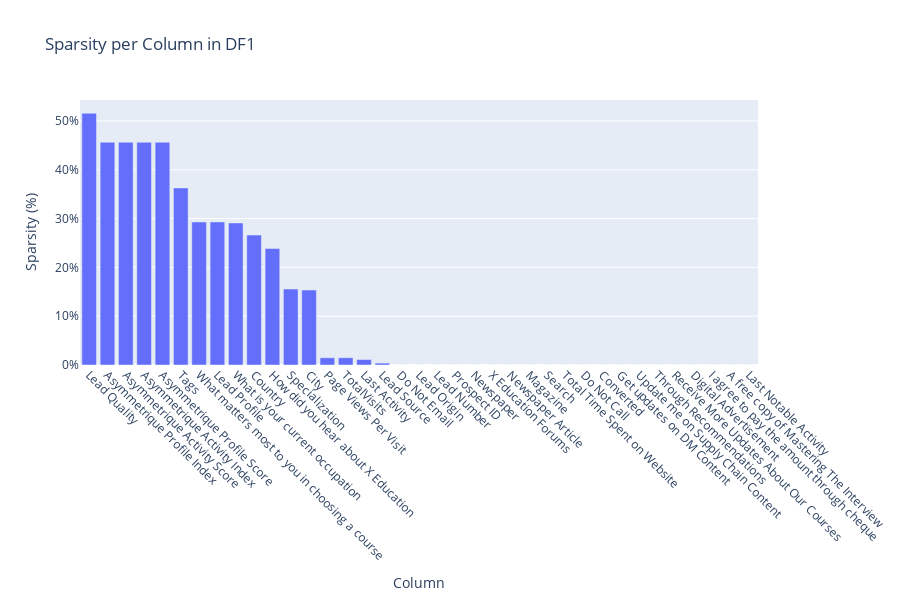
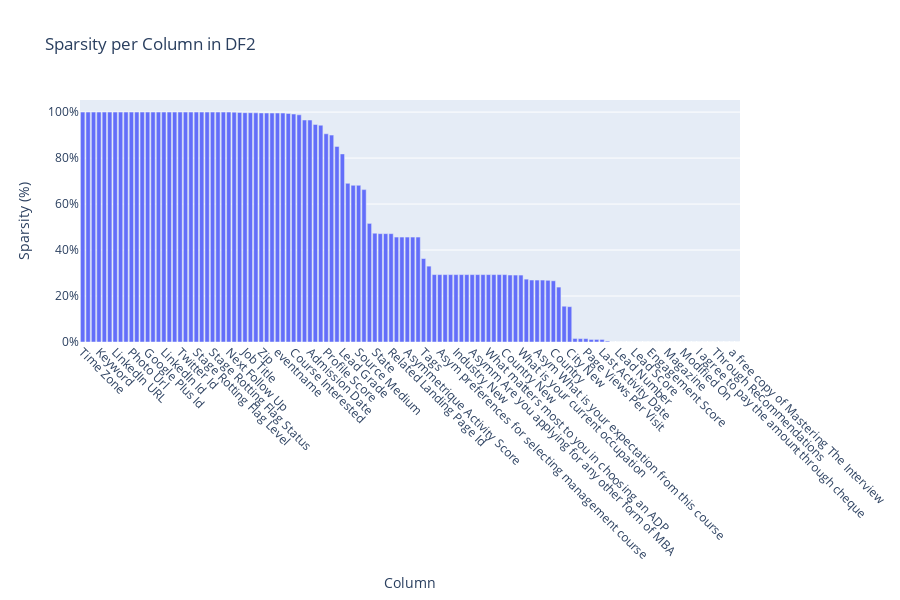

Notebook code for these charts, in order:
### Markdown cell above
# Better Visualization

### Code cell
import pandas as pd
import plotly.express as px

# ---- Core analysis function ----
def analyze_sparsity(df: pd.DataFrame, name: str):
    total_rows = df.shape[0]

    # Per-column stats
    missing = df.isnull().sum()
    empty = (df == '').sum()
    sparsity = ((missing + empty) / total_rows).sort_values(ascending=False)
    filled_cols = sparsity[sparsity == 0.0].index.tolist()
    
    # Combine results into DataFrame
    sparsity_df = pd.DataFrame({
        'Column': sparsity.index,
        'Missing Count': missing[sparsity.index].values,
        'Empty String Count': empty[sparsity.index].values,
        'Sparsity Ratio': sparsity.values
    })
    
    print(f"--- {name} ---")
    print(f"Total columns: {df.shape[1]}, Total rows: {df.shape[0]}")
    print(f"Overall sparsity: {round(sparsity.mean() * 100, 2)}%")
    print(f"Fully filled columns ({len(filled_cols)}): {filled_cols}")

    return sparsity_df, filled_cols

# ---- Plotting function ----
def plot_sparsity(sparsity_df: pd.DataFrame, title: str):
    fig = px.bar(
        sparsity_df,
        x='Column',
        y='Sparsity Ratio',
        hover_data=['Missing Count', 'Empty String Count'],
        title=title,
        labels={'Sparsity Ratio': 'Sparsity (%)'},
    )
    fig.update_layout(
        xaxis_tickangle=45,
        yaxis_tickformat=".0%",
        height=600
    )
    fig.show()

# ---- Run for both dataframes ----
sparsity_df1, full_cols1 = analyze_sparsity(df1, "DF1")
plot_sparsity(sparsity_df1, "Sparsity per Column in DF1")

sparsity_df2, full_cols2 = analyze_sparsity(df2, "DF2")
plot_sparsity(sparsity_df2, "Sparsity per Column in DF2")

### Figure 1 — Plotly figure (JSON) as saved in the notebook; plotly's stock layout.template omitted (floating-point values rounded to 4 significant figures)
{"data": [{"customdata": [[4767, 0], [4218, 0], [4218, 0], [4218, 0], [4218, 0], [3353, 0], [2709, 0], [2709, 0], [2690, 0], [2461, 0], [2207, 0], [1438, 0], [1420, 0], [137, 0], [137, 0], [103, 0], [36, 0], [0, 0], [0, 0], [0, 0], [0, 0], [0, 0], [0, 0], [0, 0], [0, 0], [0, 0], [0, 0], [0, 0], [0, 0], [0, 0], [0, 0], [0, 0], [0, 0], [0, 0], [0, 0], [0, 0], [0, 0]], "hovertemplate": "Column=%{x}<br>Sparsity (%)=%{y}<br>Missing Count=%{customdata[0]}<br>Empty String Count=%{customdata[1]}<extra></extra>", "legendgroup": "", "marker": {"color": "#636efa", "pattern": {"shape": ""}}, "name": "", "orientation": "v", "showlegend": false, "textposition": "auto", "type": "bar", "x": ["Lead Quality", "Asymmetrique Profile Index", "Asymmetrique Activity Score", "Asymmetrique Activity Index", "Asymmetrique Profile Score", "Tags", "What matters most to you in choosing a course", "Lead Profile", "What is your current occupation", "Country", "How did you hear about X Education", "Specialization", "City", "Page Views Per Visit", "TotalVisits", "Last Activity", "Lead Source", "Do Not Email", "Lead Origin", "Lead Number", "Prospect ID", "Newspaper", "X Education Forums", "Newspaper Article", "Magazine", "Search", "Total Time Spent on Website", "Do Not Call", "Converted", "Get updates on DM Content", "Update me on Supply Chain Content", "Through Recommendations", "Receive More Updates About Our Courses", "Digital Advertisement", "I agree to pay the amount through cheque", "A free copy of Mastering The Interview", "Last Notable Activity"], "xaxis": "x", "y": [0.5159, 0.4565, 0.4565, 0.4565, 0.4565, 0.3629, 0.2932, 0.2932, 0.2911, 0.2663, 0.2389, 0.1556, 0.1537, 0.01483, 0.01483, 0.01115, 0.003896, 0.0, 0.0, 0.0, 0.0, 0.0, 0.0, 0.0, 0.0, 0.0, 0.0, 0.0, 0.0, 0.0, 0.0, 0.0, 0.0, 0.0, 0.0, 0.0, 0.0], "yaxis": "y"}], "layout": {"barmode": "relative", "height": 600, "legend": {"tracegroupgap": 0}, "title": {"text": "Sparsity per Column in DF1"}, "xaxis": {"anchor": "y", "domain": [0, 1], "tickangle": 45, "title": {"text": "Column"}}, "yaxis": {"anchor": "x", "domain": [0, 1], "tickformat": ".0%", "title": {"text": "Sparsity (%)"}}}}

### Figure 2 — Plotly figure (JSON) as saved in the notebook; plotly's stock layout.template omitted (floating-point values rounded to 4 significant figures; data arrays with more than 128 entries replaced by an {"elided": "..."} marker saying what was removed)
{"data": [{"customdata": {"elided": "122x2 int values"}, "hovertemplate": "Column=%{x}<br>Sparsity (%)=%{y}<br>Missing Count=%{customdata[0]}<br>Empty String Count=%{customdata[1]}<extra></extra>", "legendgroup": "", "marker": {"color": "#636efa", "pattern": {"shape": ""}}, "name": "", "orientation": "v", "showlegend": false, "textposition": "auto", "type": "bar", "x": ["Time Zone", "Order Value", "Work Area", "Keyword", "Facebook URL", "Twitter URL", "LinkedIn URL", "Industry", "Address 1", "Photo Url", "Landing Page", "Groups", "Google Plus Id", "Quality Score 01", "Skype Id", "LinkedIn Id", "Facebook Id", "Gtalk Id", "Twitter Id", "Mailing Preferences", "Stage Rotting Flag Additional Info", "Stage Rotting Flag Level", "Stage Rotting Flag Modification Date", "Stage Rotting Flag Message", "Stage Rotting Flag Status", "Enquiry Type", "What attracted you to consider SomeSchool ", "Next Follow Up", "Address 2", "Any other Please specify", "Job Title", "Website", "Mobile Number", "Zip", "Lead Type", "amt", "eventname", "ecode", "Date", "Course Interested", "Source Referrer", "Company", "Admission Date", "Last Degree", "Admission Number", "Profile Score", "Admission Constraints", "Notes", "Lead Grade", "Source Content", "Source Campaign", "Source Medium", "Chat Group", "Lead Quality", "State", "First Landing Page Submission Date", "First Landing Page Submission Id", "Related Landing Page Id", "Asymmetrique Scoring Model", "Asymmetrique Profile Score", "Asymmetrique Activity Score", "Asymmetrique Activity Index", "Asymmetrique Profile Index", "Tags", "Cityold", "you to consider SomeSchool ", "Asym preferences for selecting management course", "Asym What are your concerns for taking admission", "Asym What stopping you from joining course", "Industry New", "Number of Followup Calls", "Previous Stage", "Asymm Are you applying for any other form of MBA", "Asym How do you feel about taking admission", "Age", "What matters most to you in choosing an ADP", "Lead Profile", "If you are a working professional", "Country New", "Entrance Test", "If you are a working professional please mention ", "What is your current occupation", "Lead Conversion Date", "Asym how soon you can join program", "Asym What is your expectation from this course", "Asymm Are you aware about SomeSchool College", "Asymm Reason to take admission", "Country", "How did you hear about SomeSchool", "Specialization", "City New", "Average Time Per Visit", "TotalVisits", "Page Views Per Visit", "Last Activity", "Last Visit Date", "Last Activity Date", "Lead Source", "Lead Origin", "Lead Number", "Prospect ID", "Do Not Email", "Lead Score", "Lead Stage", "Do Not Call", "Engagement Score", "Welearn Forums", "Newspaper Article", "Magazine", "Search", "Created On", "Modified On", "Get updates on PGDMHBSCM", "Update me on Supply Chain Content", "I agree to pay the amount through cheque", "Newspaper", "Digital Advertisement", "Through Recommendations", "Receive More Updates About Our Courses", "Last Notable Activity Date", "a free copy of Mastering The Interview", "Last Notable Activity"], "xaxis": "x", "y": [1.0, 1.0, 1.0, 1.0, 1.0, 1.0, 1.0, 1.0, 1.0, 1.0, 1.0, 1.0, 1.0, 1.0, 1.0, 1.0, 1.0, 1.0, 1.0, 1.0, 1.0, 1.0, 1.0, 1.0, 1.0, 1.0, 0.9999, 0.9999, 0.9997, 0.9986, 0.9975, 0.9974, 0.997, 0.9964, 0.9961, 0.996, 0.996, 0.9959, 0.9942, 0.9917, 0.9883, 0.9656, 0.9655, 0.9463, 0.943, 0.9057, 0.8999, 0.8508, 0.8182, 0.6902, 0.6816, 0.6816, 0.6629, 0.5159, 0.4732, 0.4713, 0.4713, 0.4713, 0.4565, 0.4565, 0.4565, 0.4565, 0.4565, 0.3629, 0.33, 0.2933, 0.2932, 0.2932, 0.2932, 0.2932, 0.2932, 0.2932, 0.2932, 0.2932, 0.2932, 0.2932, 0.2932, 0.2932, 0.2932, 0.2913, 0.2912, 0.2911, 0.2735, 0.2696, 0.2695, 0.2695, 0.2684, 0.2663, 0.2389, 0.1556, 0.1537, 0.01537, 0.01483, 0.01483, 0.01115, 0.01115, 0.01115, 0.003896, 0.0, 0.0, 0.0, 0.0, 0.0, 0.0, 0.0, 0.0, 0.0, 0.0, 0.0, 0.0, 0.0, 0.0, 0.0, 0.0, 0.0, 0.0, 0.0, 0.0, 0.0, 0.0, 0.0, 0.0], "yaxis": "y"}], "layout": {"barmode": "relative", "height": 600, "legend": {"tracegroupgap": 0}, "title": {"text": "Sparsity per Column in DF2"}, "xaxis": {"anchor": "y", "domain": [0, 1], "tickangle": 45, "title": {"text": "Column"}}, "yaxis": {"anchor": "x", "domain": [0, 1], "tickformat": ".0%", "title": {"text": "Sparsity (%)"}}}}
